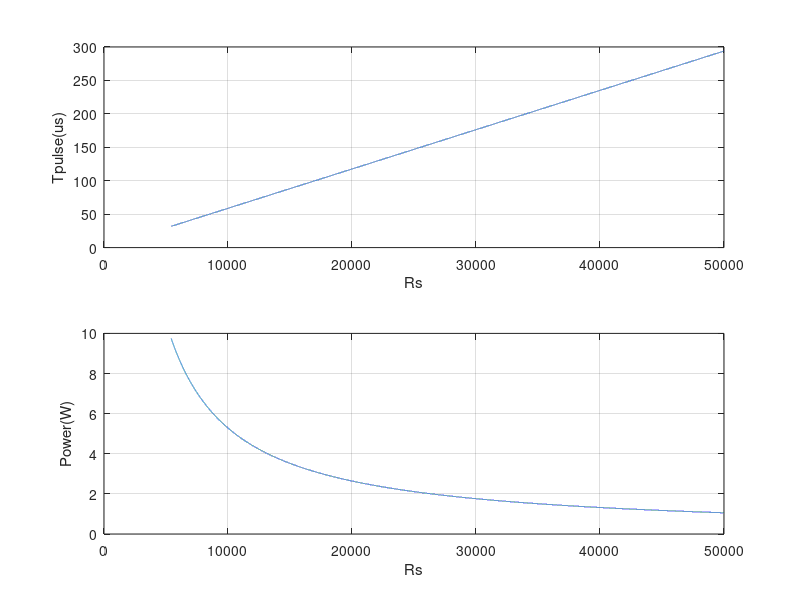

Write MATLAB code to recreate this figure.
Imax = 60*10^-3;
A = 325;

Rs = A/Imax : 1 : 5*10^4;

%for Rpullup = 10K
Ithr = 0.3*10^-3;                       %function of Rpullup

%Zero crossing interrupt pulse width
Tpulse = 1/(50*pi).*(asin(Rs*Ithr/A));

subplot(2,1,1)
plot(Rs,Tpulse*10^6);
grid on
xlabel('Rs');
ylabel('Tpulse(us)')

Power = 325^2./(2*Rs);
subplot(2,1,2)
plot(Rs,Power);
grid on
xlabel('Rs');
ylabel('Power(W)')

print('Zero_Crossing_Resistor_Selection','-dpng')